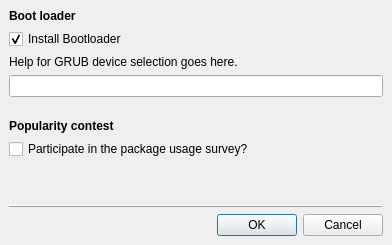
<ui version="4.0" >
 <class>AdvancedDialog</class>
 <widget class="QDialog" name="AdvancedDialog" >
  <property name="geometry" >
   <rect>
    <x>0</x>
    <y>0</y>
    <width>392</width>
    <height>245</height>
   </rect>
  </property>
  <property name="sizePolicy" >
   <sizepolicy vsizetype="Preferred" hsizetype="Preferred" >
    <horstretch>0</horstretch>
    <verstretch>0</verstretch>
   </sizepolicy>
  </property>
  <property name="windowTitle" >
   <string>Advanced Options</string>
  </property>
  <property name="modal" >
   <bool>true</bool>
  </property>
  <layout class="QGridLayout" >
   <property name="leftMargin" >
    <number>9</number>
   </property>
   <property name="topMargin" >
    <number>9</number>
   </property>
   <property name="rightMargin" >
    <number>9</number>
   </property>
   <property name="bottomMargin" >
    <number>9</number>
   </property>
   <property name="horizontalSpacing" >
    <number>6</number>
   </property>
   <property name="verticalSpacing" >
    <number>6</number>
   </property>
   <item row="9" column="0" >
    <widget class="QDialogButtonBox" name="buttonBox" >
     <property name="orientation" >
      <enum>Qt::Horizontal</enum>
     </property>
     <property name="standardButtons" >
      <set>QDialogButtonBox::Cancel|QDialogButtonBox::NoButton|QDialogButtonBox::Ok</set>
     </property>
    </widget>
   </item>
   <item row="7" column="0" >
    <spacer>
     <property name="orientation" >
      <enum>Qt::Vertical</enum>
     </property>
     <property name="sizeHint" >
      <size>
       <width>357</width>
       <height>16</height>
      </size>
     </property>
    </spacer>
   </item>
   <item row="8" column="0" >
    <widget class="QFrame" name="frame" >
     <property name="frameShape" >
      <enum>QFrame::HLine</enum>
     </property>
     <property name="frameShadow" >
      <enum>QFrame::Raised</enum>
     </property>
    </widget>
   </item>
   <item row="6" column="0" >
    <widget class="QCheckBox" name="popcon_checkbutton" >
     <property name="text" >
      <string>Participate in the package usage survey?</string>
     </property>
    </widget>
   </item>
   <item row="3" column="0" >
    <widget class="QLineEdit" name="grub_device_entry" />
   </item>
   <item row="2" column="0" >
    <widget class="QLabel" name="grub_device_label" >
     <property name="sizePolicy" >
      <sizepolicy vsizetype="Preferred" hsizetype="Expanding" >
       <horstretch>0</horstretch>
       <verstretch>0</verstretch>
      </sizepolicy>
     </property>
     <property name="text" >
      <string>Help for GRUB device selection goes here.</string>
     </property>
     <property name="wordWrap" >
      <bool>true</bool>
     </property>
    </widget>
   </item>
   <item row="4" column="0" >
    <spacer>
     <property name="orientation" >
      <enum>Qt::Vertical</enum>
     </property>
     <property name="sizeType" >
      <enum>QSizePolicy::Maximum</enum>
     </property>
     <property name="sizeHint" >
      <size>
       <width>357</width>
       <height>16</height>
      </size>
     </property>
    </spacer>
   </item>
   <item row="0" column="0" >
    <widget class="QLabel" name="bootloader_group_label" >
     <property name="sizePolicy" >
      <sizepolicy vsizetype="Maximum" hsizetype="MinimumExpanding" >
       <horstretch>0</horstretch>
       <verstretch>0</verstretch>
      </sizepolicy>
     </property>
     <property name="text" >
      <string>&lt;strong>Boot loader&lt;/strong></string>
     </property>
    </widget>
   </item>
   <item row="5" column="0" >
    <widget class="QLabel" name="popcon_group_label" >
     <property name="text" >
      <string>&lt;strong>Popularity contest&lt;/strong></string>
     </property>
    </widget>
   </item>
   <item row="1" column="0" >
    <widget class="QCheckBox" name="grub_enable" >
     <property name="text" >
      <string>Install Bootloader</string>
     </property>
     <property name="checked" >
      <bool>true</bool>
     </property>
    </widget>
   </item>
  </layout>
 </widget>
 <resources/>
 <connections>
  <connection>
   <sender>buttonBox</sender>
   <signal>accepted()</signal>
   <receiver>AdvancedDialog</receiver>
   <slot>accept()</slot>
   <hints>
    <hint type="sourcelabel" >
     <x>248</x>
     <y>254</y>
    </hint>
    <hint type="destinationlabel" >
     <x>157</x>
     <y>274</y>
    </hint>
   </hints>
  </connection>
  <connection>
   <sender>buttonBox</sender>
   <signal>rejected()</signal>
   <receiver>AdvancedDialog</receiver>
   <slot>reject()</slot>
   <hints>
    <hint type="sourcelabel" >
     <x>316</x>
     <y>260</y>
    </hint>
    <hint type="destinationlabel" >
     <x>286</x>
     <y>274</y>
    </hint>
   </hints>
  </connection>
 </connections>
</ui>
